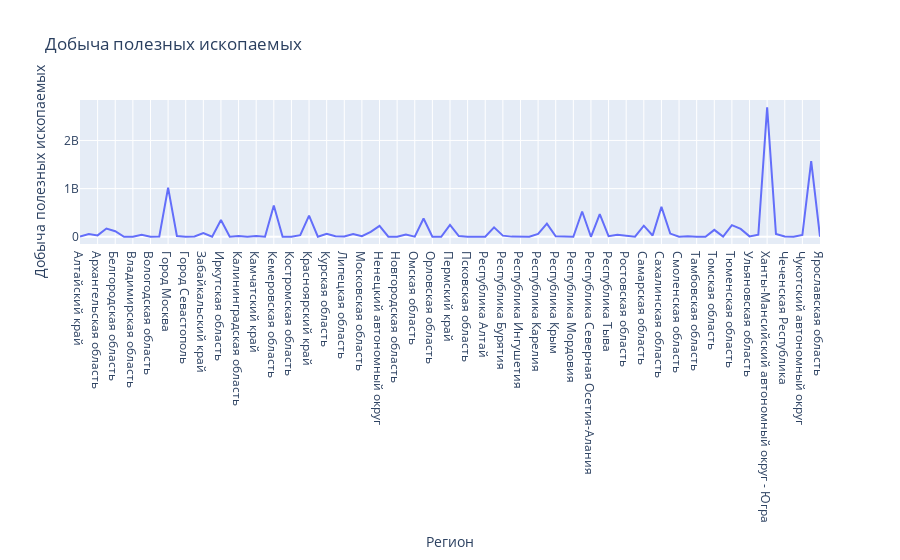

The notebook cell saved with this chart:
### Code cell
fig = px.line(df_reg_prod_mining, y='Добыча полезных ископаемых', width = 900, title = 'Добыча полезных ископаемых')
fig.show()

### Figure 1 — Plotly figure (JSON) as saved in the notebook; plotly's stock layout.template omitted (floating-point values rounded to 4 significant figures)
{"data": [{"hovertemplate": "Регион=%{x}<br>Добыча полезных ископаемых=%{y}<extra></extra>", "legendgroup": "", "line": {"color": "#636efa", "dash": "solid"}, "marker": {"symbol": "circle"}, "mode": "lines", "name": "", "orientation": "v", "showlegend": false, "type": "scatter", "x": ["Алтайский край", "Амурская область", "Архангельская область", "Астраханская область", "Белгородская область", "Брянская область", "Владимирская область", "Волгоградская область", "Вологодская область", "Воронежская область", "Город Москва", "Город Санкт-Петербург", "Город Севастополь", "Еврейская автономная область", "Забайкальский край", "Ивановская область", "Иркутская область", "Кабардино-Балкарская Республика", "Калининградская область", "Калужская область", "Камчатский край", "Карачаево-Черкесская Республика", "Кемеровская область", "Кировская область", "Костромская область", "Краснодарский край", "Красноярский край", "Курганская область", "Курская область", "Ленинградская область", "Липецкая область", "Магаданская область", "Московская область", "Мурманская область", "Ненецкий автономный округ", "Нижегородская область", "Новгородская область", "Новосибирская область", "Омская область", "Оренбургская область", "Орловская область", "Пензенская область", "Пермский край", "Приморский край", "Псковская область", "Республика Адыгея", "Республика Алтай", "Республика Башкортостан", "Республика Бурятия", "Республика Дагестан", "Республика Ингушетия", "Республика Калмыкия", "Республика Карелия", "Республика Коми", "Республика Крым", "Республика Марий Эл", "Республика Мордовия", "Республика Саха (Якутия)", "Республика Северная Осетия-Алания", "Республика Татарстан", "Республика Тыва", "Республика Хакасия", "Ростовская область", "Рязанская область", "Самарская область", "Саратовская область", "Сахалинская область", "Свердловская область", "Смоленская область", "Ставропольский край", "Тамбовская область", "Тверская область", "Томская область", "Тульская область", "Тюменская область", "Удмуртская Республика", "Ульяновская область", "Хабаровский край", "Ханты-Мансийский автономный округ - Югра", "Челябинская область", "Чеченская Республика", "Чувашская Республика", "Чукотский автономный округ", "Ямало-Ненецкий автономный округ", "Ярославская область"], "xaxis": "x", "y": [5419000.0, 58780000.0, 29870000.0, 172100000.0, 115200000.0, 286900.0, 3491000.0, 42310000.0, 518200.0, 5938000.0, 1021000000.0, 17450000.0, 457700.0, 6365000.0, 79780000.0, 826600.0, 349200000.0, 243000.0, 15940000.0, 3150000.0, 15680000.0, 2157000.0, 648900000.0, 1181000.0, 487700.0, 33650000.0, 438400000.0, 2551000.0, 64850000.0, 12510000.0, 5372000.0, 59660000.0, 11490000.0, 102900000.0, 226000000.0, 1446000.0, 1162000.0, 45190000.0, 3504000.0, 378900000.0, 175100.0, 1169000.0, 246700000.0, 16750000.0, 1268000.0, 2228000.0, 1360000.0, 196900000.0, 23850000.0, 3930000.0, 986600.0, 1389000.0, 60360000.0, 272900000.0, 9973000.0, 522400.0, 130000.0, 526000000.0, 539600.0, 472900000.0, 13320000.0, 44540000.0, 24770000.0, 1586000.0, 231000000.0, 26590000.0, 622100000.0, 67200000.0, 1462000.0, 8978000.0, 171300.0, 897500.0, 144300000.0, 4941000.0, 241700000.0, 163000000.0, 8839000.0, 44510000.0, 2691000000.0, 60010000.0, 4971000.0, 634200.0, 39400000.0, 1572000000.0, 1143000.0], "yaxis": "y"}], "layout": {"autosize": true, "legend": {"tracegroupgap": 0}, "title": {"text": "Добыча полезных ископаемых"}, "xaxis": {"anchor": "y", "autorange": true, "domain": [0, 1], "range": [0, 84], "title": {"text": "Регион"}, "type": "category"}, "yaxis": {"anchor": "x", "autorange": true, "domain": [0, 1], "range": [-149300000.0, 2840000000.0], "title": {"text": "Добыча полезных ископаемых"}, "type": "linear"}}}
